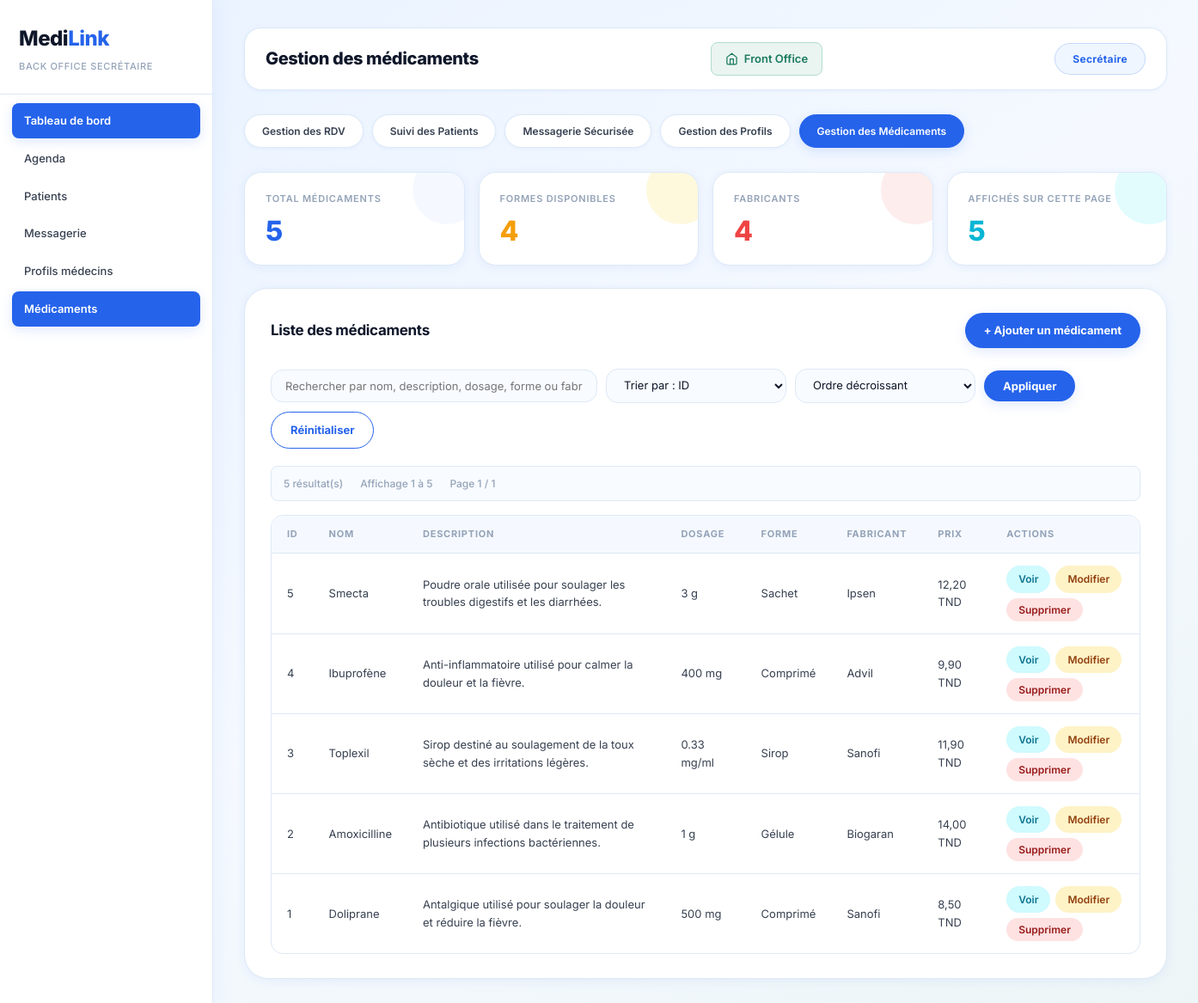
The app's page /public/back/index.php with its own data.
### tables this page shows
CREATE TABLE IF NOT EXISTS `medicaments` (
    `id`              INT AUTO_INCREMENT PRIMARY KEY,
    `nom`             VARCHAR(100)    NOT NULL,
    `description`     TEXT            NOT NULL,
    `dosage`          VARCHAR(50)     NOT NULL,
    `forme`           VARCHAR(50)     NOT NULL,
    `fabricant`       VARCHAR(100)    NOT NULL,
    `prix`            DECIMAL(10,2)   NOT NULL,
    `stock`           INT             NOT NULL DEFAULT 0,
    `date_expiration` DATE            DEFAULT NULL,
    `created_at`      TIMESTAMP       DEFAULT CURRENT_TIMESTAMP
);

### app/controllers/back/BackController.php (called while the page is built, shortened)
<?php
abstract class BackController extends Controller
{
    protected function render(string $view, array $data = []): void
    {
        extract($data, EXTR_SKIP);
        require __DIR__ . '/../../views/back/layouts/header.php';
        require __DIR__ . '/../../views/back/' . $view . '.php';
        require __DIR__ . '/../../views/back/layouts/footer.php';
    }
}

### app/controllers/back/MedicamentController.php (called while the page is built, shortened)
<?php
require_once __DIR__ . '/BackController.php';
require_once __DIR__ . '/../../config/Database.php';
class MedicamentController extends BackController
{
    private PDO       $db;
    private int       $perPage = 5;
    private array $allowedSorts = [
        'id'        => 'id',
        'nom'       => 'nom',
        'forme'     => 'forme',
        'fabricant' => 'fabricant',
        'prix'      => 'prix',
    ];
    public function __construct()
    {
        $this->db         = (new Database())->getConnection();
    }
    public function index(): void
    {
        $keyword       = trim((string) ($_GET['search']   ?? ''));
        $sortBy        = $this->sanitizeSortBy((string)   ($_GET['sort_by']  ?? 'id'));
        $sortDirection = $this->sanitizeSortDirection((string) ($_GET['sort_dir'] ?? 'desc'));
        $page          = max(1, (int) ($_GET['page'] ?? 1));
        $totalItems = $this->countFiltered($keyword);
        $totalPages = max(1, (int) ceil($totalItems / $this->perPage));
        $page       = min($page, $totalPages);
        $offset     = ($page - 1) * $this->perPage;
        $medicaments = $this->getPaginated($keyword, $sortBy, $sortDirection, $this->perPage, $offset);
        $this->render('medicament/index', [
            'medicaments'   => $medicaments,
            'search'        => $keyword,
            'sortBy'        => $sortBy,
            'sortDirection' => $sortDirection,
            'page'          => $page,
            'perPage'       => $this->perPage,
            'totalItems'    => $totalItems,
            'totalPages'    => $totalPages,
            'sortOptions'   => $this->getSortOptions(),
            'stats'         => [
                'total'      => $this->countAll(),
                'formes'     => $this->countDistinctFormes(),
                'fabricants' => $this->countDistinctFabricants(),
            ],
            'pageTitle'     => 'Gestion des médicaments',
        ]);
    }
    private function getPaginated(string $keyword, string $sortBy, string $sortDirection, int $limit, int $offset): array
    {
        $sql = 'SELECT id, nom, description, dosage, forme, fabricant, prix, created_at FROM medicaments';
        $col       = $this->allowedSorts[$sortBy] ?? 'id';
        $direction = strtolower($sortDirection) === 'asc' ? 'ASC' : 'DESC';
        $sql      .= " ORDER BY {$col} {$direction} LIMIT :limit OFFSET :offset";
        $stmt = $this->db->prepare($sql);
        $stmt->bindValue(':limit',  $limit,  PDO::PARAM_INT);
        $stmt->bindValue(':offset', $offset, PDO::PARAM_INT);
        $stmt->execute();
        return $stmt->fetchAll();
    }
    private function countFiltered(string $keyword): int
    {
        $sql    = 'SELECT COUNT(*) FROM medicaments';
        $params = [];
        $stmt = $this->db->prepare($sql);
        $stmt->execute($params);
        return (int) $stmt->fetchColumn();
    }
    private function countAll(): int
    {
        return (int) $this->db->query('SELECT COUNT(*) FROM medicaments')->fetchColumn();
    }
    private function countDistinctFormes(): int
    {
        return (int) $this->db->query('SELECT COUNT(DISTINCT forme) FROM medicaments')->fetchColumn();
    }
    private function countDistinctFabricants(): int
    {
        return (int) $this->db->query('SELECT COUNT(DISTINCT fabricant) FROM medicaments')->fetchColumn();
    }
    private function getSortOptions(): array
    {
        return ['id' => 'ID', 'nom' => 'Nom', 'forme' => 'Forme', 'fabricant' => 'Fabricant', 'prix' => 'Prix'];
    }
    private function sanitizeSortBy(string $v): string
    {
        return array_key_exists($v, $this->allowedSorts) ? $v : 'id';
    }
    private function sanitizeSortDirection(string $v): string
    {
        return strtolower($v) === 'asc' ? 'asc' : 'desc';
    }
}

### app/config/Database.php (called while the page is built, shortened)
<?php
class Database
{
    private string  $host     = 'localhost';
    private string  $dbName   = 'medilink';
    private string  $username = 'root';
    private string  $password = '';
    private ?PDO    $connection = null;
    public function getConnection(): PDO
    {
        try {
            $dsn = sprintf('mysql:host=%s;dbname=%s;charset=utf8mb4', $this->host, $this->dbName);
            $this->connection = new PDO($dsn, $this->username, $this->password, [
                PDO::ATTR_ERRMODE            => PDO::ERRMODE_EXCEPTION,
                PDO::ATTR_DEFAULT_FETCH_MODE => PDO::FETCH_ASSOC,
                PDO::ATTR_EMULATE_PREPARES   => false,
            ]);
        } catch (PDOException $e) {
            exit('Erreur de connexion à la base de données : ' . $e->getMessage());
        }
        return $this->connection;
    }
}

### app/views/back/medicament/index.php (the view, shortened to what this page needs)
<?php
$startItem    = $totalItems > 0 ? (($page - 1) * $perPage) + 1 : 0;
$endItem      = $totalItems > 0 ? min($page * $perPage, $totalItems) : 0;
$visibleCount = count($medicaments);
?>
<section class="stats-grid">
    <article class="stat-card">
        <span>Total médicaments</span>
        <strong><?= e((string) $stats['total']) ?></strong>
    </article>
    <article class="stat-card warning">
        <span>Formes disponibles</span>
        <strong><?= e((string) $stats['formes']) ?></strong>
    </article>
    <article class="stat-card danger">
        <span>Fabricants</span>
        <strong><?= e((string) $stats['fabricants']) ?></strong>
    </article>
    <article class="stat-card info">
        <span>Affichés sur cette page</span>
        <strong><?= e((string) $visibleCount) ?></strong>
    </article>
</section>
<section class="panel">
    <div class="panel-header between">
        <div>
            <h2>Liste des médicaments</h2>
        </div>
        <a class="button primary" href="index.php?action=create">+ Ajouter un médicament</a>
    </div>
    <form class="search-bar" method="GET" action="index.php" novalidate>
        <input type="text" name="search" value="<?= e($search ?? '') ?>" placeholder="Rechercher par nom, description, dosage, forme ou fabricant">
        <select name="sort_by" class="select-field">
            <?php foreach ($sortOptions as $value => $label): ?>
                <option value="<?= e($value) ?>" <?= (($sortBy ?? 'id') === $value) ? 'selected' : '' ?>>
                    Trier par : <?= e($label) ?>
                </option>
            <?php endforeach; ?>
        </select>
        <select name="sort_dir" class="select-field">
            <option value="desc" <?= (($sortDirection ?? 'desc') === 'desc') ? 'selected' : '' ?>>Ordre décroissant</option>
        </select>
        <button type="submit" class="button primary">Appliquer</button>
        <a href="index.php?action=index" class="button secondary">Réinitialiser</a>
    </form>
    <div class="list-meta">
        <span><?= e((string) $totalItems) ?> résultat(s)</span>
        <span>Affichage <?= e((string) $startItem) ?> à <?= e((string) $endItem) ?></span>
        <span>Page <?= e((string) $page) ?> / <?= e((string) $totalPages) ?></span>
    </div>
    <div class="table-wrapper">
        <table>
            <thead>
                <tr>
                    <th>ID</th>
                    <th>Nom</th>
                    <th>Description</th>
                    <th>Dosage</th>
                    <th>Forme</th>
                    <th>Fabricant</th>
                    <th>Prix</th>
                    <th>Actions</th>
                </tr>
            </thead>
            <tbody>
                <?php if ($medicaments === []): ?>
                    <tr><td colspan="8" class="empty-state">Aucun médicament trouvé.</td></tr>
                <?php else: ?>
                    <?php foreach ($medicaments as $medicament): ?>
                        <tr>
                            <td><?= e((string) $medicament['id']) ?></td>
                            <td><?= e($medicament['nom']) ?></td>
                            <td class="description-cell"><?= e($medicament['description']) ?></td>
                            <td><?= e($medicament['dosage']) ?></td>
                            <td><?= e($medicament['forme']) ?></td>
                            <td><?= e($medicament['fabricant']) ?></td>
                            <td><?= e(number_format((float) $medicament['prix'], 2, ',', ' ')) ?> TND</td>
                            <td>
                                <div class="action-group">
                                    <a class="mini-button info"    href="index.php?action=show&id=<?= e((string) $medicament['id']) ?>">Voir</a>
                                    <a class="mini-button warning" href="index.php?action=edit&id=<?= e((string) $medicament['id']) ?>">Modifier</a>
                                    <form method="POST" action="index.php?action=delete" onsubmit="return confirm('Supprimer ce médicament ?');">
                                        <button type="submit" class="mini-button danger">Supprimer</button>
                                    </form>
                                </div>
                            </td>
                        </tr>
                    <?php endforeach; ?>
                <?php endif; ?>
            </tbody>
        </table>
    </div>
</section>

### records on screen
medicaments: id "5", nom "Smecta", description "Poudre orale utilisée pour soulager les troubles digestifs et les diarrhées.", dosage "3 g", forme "Sachet", fabricant "Ipsen", prix "12,20"
medicaments: id "4", nom "Ibuprofène", description "Anti-inflammatoire utilisé pour calmer la douleur et la fièvre.", dosage "400 mg", forme "Comprimé", fabricant "Advil", prix "9,90"
medicaments: id "3", nom "Toplexil", description "Sirop destiné au soulagement de la toux sèche et des irritations légères.", dosage "0.33 mg/ml", forme "Sirop", fabricant "Sanofi", prix "11,90"
medicaments: id "2", nom "Amoxicilline", description "Antibiotique utilisé dans le traitement de plusieurs infections bactériennes.", dosage "1 g", forme "Gélule", fabricant "Biogaran", prix "14,00"
medicaments: id "1", nom "Doliprane", description "Antalgique utilisé pour soulager la douleur et réduire la fièvre.", dosage "500 mg", forme "Comprimé", fabricant "Sanofi", prix "8,50"

### other values on screen
$pageTitle "Gestion des médicaments"
$stats['total'] "5"
$stats['formes'] "4"
$stats['fabricants'] "4"
$visibleCount "5"
$totalItems "5"
$startItem "1"
$endItem "5"
$page "1"
$totalPages "1"
